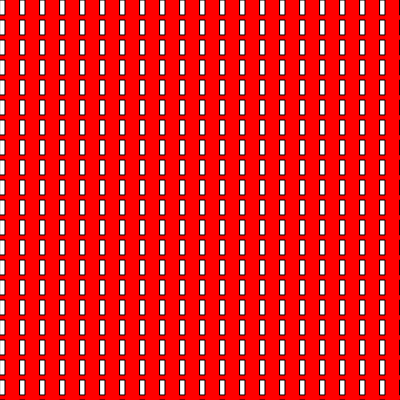
Frame 1 (no input)
Frame 60 (no input): identical to frame 1, image omitted
Frame 120 (the mouse pressed at the canvas centre since frame 60): identical to frame 1, image omitted

The p5.js sketch that drew this single still picture (run headless with seeded random() and noise() and a simulated clock; from frame 60 on, the mouse is pressed at the canvas centre):

// p5.js sketch
// ── sketch.js
let state = 0;
let timer = 0;

function setup() {
  createCanvas(400, 400);
}

function draw() {
  background(220);

  switch (state) {
    case 0:
      background("red");
      for (var j = 0; j <= height; j += 20) {
        for (var i = 0; i <= width; i += 20) {
          rect(i, j, 5, 15);
        }
      }
       break;

    case 1:
      background("yellow");
      for (var j = 0; j <= height; j += 20) {
        for (var i = 0; i <= width; i += 20) {
          rect(i, j, 5, 5);
        }
      }
      break;

    case 2:
      background("blue");
      for (var j = 0; j <= height; j += 20) {
        for (var i = 0; i <= width; i += 20) {
          rect(i, j, 10, 15);
        }
      }
      break;

    case 3:
      background("orange");
      for (var j = 0; j <= height; j += 20) {
        for (var i = 0; i <= width; i += 10) {
          rect(i, j, 10, 15);
        }
      }
      break;

    case 4:
      background("purple");
      for (var j = 0; j <= height; j += 20) {
        for (var i = 0; i <= width; i += 10) {
          rect(i, j, 5, 10);
        }
      }
      break;
  }
}

function mouseReleased() {
  state = state + 1;
  {
    if (state > 4) state = 0;
  }
}
